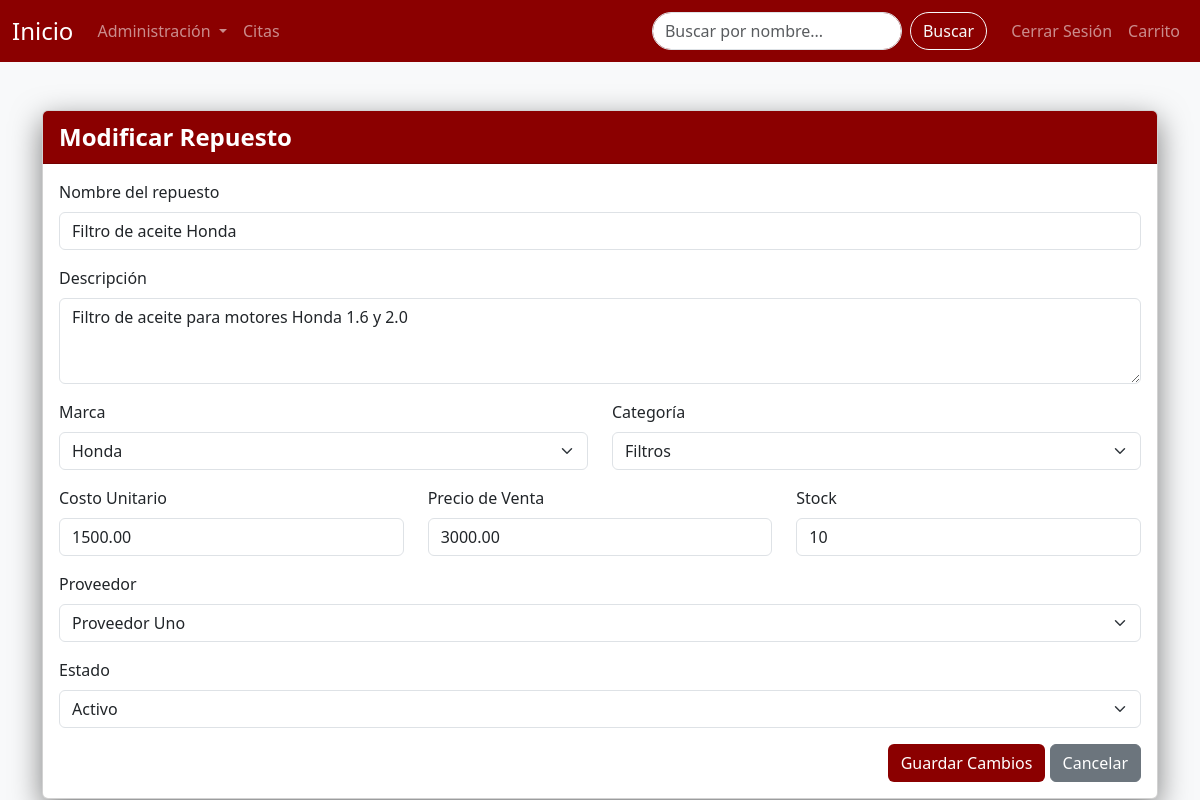
The app's page /view/Administracion/Repuestos/modificarRepuesto.php?id_producto=1 (signed in) with its own data.
### tables this page shows
CREATE TABLE PRODUCTOS (
    id_producto INT AUTO_INCREMENT PRIMARY KEY,
    nombre VARCHAR(255) NOT NULL,
    descripcion TEXT,
    marca VARCHAR(100),
    costo_unitario DECIMAL(10, 2),
    precio_venta DECIMAL(10, 2),
    estado BIT DEFAULT 1,
    stock INT DEFAULT 0,
    id_proveedor INT DEFAULT NULL,
    id_categoria INT DEFAULT NULL,
    FOREIGN KEY (id_proveedor) REFERENCES PROVEEDORES(id_proveedor) ON DELETE SET NULL,
    FOREIGN KEY (id_categoria) REFERENCES CATEGORIAS(id_categoria) ON DELETE SET NULL
);

### view/Administracion/Repuestos/modificarRepuesto.php (the view, shortened to what this page needs)
<!DOCTYPE html>
<?php
$mysqli2 = abrirConexion();
$id = isset($_GET['id_producto']) ? intval($_GET['id_producto']) : 0;
$mensajeErrorNombre = "";
$mensajeErrorDescripcion = "";
$mensajeErrorMarca = "";
$mensajeErrorCategoria = "";
$mensajeErrorCosto = "";
$mensajeErrorPrecio = "";
$mensajeErrorEstado = "";
$mensajeErrorProveedor = "";
$mensajeErrorStock = "";
$marcas = ["Honda", "Nissan", "Toyota", "Mazda", "Ford", "Chevrolet", "Kia", "Hyundai",
           "Volkswagen", "Mitsubishi", "Suzuki", "Renault", "Fiat", "Peugeot", "Citroën", "Chery", "Geely"];
$repuestoID = $mysqli2->query("
    SELECT
        P.nombre AS nom,
        P.descripcion AS descri,
        P.marca AS marca,
        P.costo_unitario AS costoU,
        P.precio_venta AS precioVenta,
        P.estado AS estado,
        IFNULL(P.id_proveedor, 0) AS idproveedor,
        IFNULL(P.id_categoria, 0) AS idCategoria,
        IFNULL(PR.nombre, '0') AS proveedor,
        IFNULL(C.nombre, '0') AS categoria,
        IFNULL(P.stock,0) AS stock
    FROM PRODUCTOS P
    LEFT JOIN PROVEEDORES PR ON P.id_proveedor = PR.id_proveedor
    LEFT JOIN CATEGORIAS C ON P.id_categoria = C.id_categoria
    WHERE P.id_producto = $id
")->fetch_assoc();
$nombre = $repuestoID["nom"];
$descripcion = $repuestoID["descri"];
$marca = $repuestoID["marca"];
$categoria = $repuestoID["idCategoria"];
$costoUnitario = $repuestoID["costoU"];
$precioVenta = $repuestoID["precioVenta"];
$estado = ($repuestoID["estado"] == 1) ? "Activo" : "Inactivo";
$proveedor = $repuestoID["idproveedor"];
$stock = $repuestoID["stock"];
$proveedores = [];
$resultado1 = $mysqli2->query("SELECT id_proveedor, nombre FROM PROVEEDORES WHERE estado = 1");
while ($row = $resultado1->fetch_assoc()) {
    $proveedores[$row['id_proveedor']] = $row['nombre'];
}
$categorias = [];
$resultado2 = $mysqli2->query("SELECT id_categoria, nombre FROM CATEGORIAS WHERE estado = 1");
while ($row = $resultado2->fetch_assoc()) {
    $categorias[$row['id_categoria']] = $row['nombre'];
}
$enviado = isset($_POST['submitModificarRepuesto']);
?>
<html lang="es">
<head>
<link href="https://cdn.jsdelivr.net/npm/bootstrap@5.3.7/dist/css/bootstrap.min.css" rel="stylesheet">
<link rel="stylesheet" href="https://cdnjs.cloudflare.com/ajax/libs/font-awesome/6.0.0-beta3/css/all.min.css">
</head>
<body class="bg-light">
<?php include '../../componentes/navbar.php'; ?>
<div class="container mt-5">
    <div class="card card-sombra">
        <div class="card-header card-header-custom">Modificar Repuesto</div>
        <div class="card-body">
            <form method="POST">
                <div class="mb-3">
                    <label class="form-label">Nombre del repuesto</label>
                    <input type="text" class="form-control <?= ($enviado && !empty($mensajeErrorNombre)) ? 'is-invalid' : '' ?>" name="nombreRepuesto" value="<?= htmlspecialchars($nombre) ?>">
                </div>
                <div class="mb-3">
                    <label class="form-label">Descripción</label>
                    <textarea class="form-control <?= ($enviado && !empty($mensajeErrorDescripcion)) ? 'is-invalid' : '' ?>" name="descripcionRepuesto" rows="3"><?= htmlspecialchars($descripcion) ?></textarea>
                </div>
                <div class="row">
                    <div class="col-md-6 mb-3">
                        <label class="form-label">Marca</label>
                        <select class="form-select <?= ($enviado && !empty($mensajeErrorMarca)) ? 'is-invalid' : '' ?>" name="marcaRepuesto">
                            <?php foreach($marcas as $m): ?>
                                <option value="<?= $m ?>" <?= ($marca === $m) ? 'selected' : '' ?>><?= $m ?></option>
                            <?php endforeach; ?>
                        </select>
                    </div>
                    <div class="col-md-6 mb-3">
                        <label class="form-label">Categoría</label>
                        <select class="form-select <?= ($enviado && !empty($mensajeErrorCategoria)) ? 'is-invalid' : '' ?>" name="categoria">
                            <?php foreach($categorias as $idCat => $nombreCat): ?>
                                <option value="<?= $idCat ?>" <?= ($categoria == $idCat) ? 'selected' : '' ?>><?= $nombreCat ?></option>
                            <?php endforeach; ?>
                        </select>
                    </div>
                </div>
                <div class="row">
                    <div class="col-md-4 mb-3">
                        <label class="form-label">Costo Unitario</label>
                        <input type="number" step="0.01" class="form-control <?= ($enviado && !empty($mensajeErrorCosto)) ? 'is-invalid' : '' ?>" name="costoUnitario" value="<?= htmlspecialchars($costoUnitario) ?>">
                    </div>
                    <div class="col-md-4 mb-3">
                        <label class="form-label">Precio de Venta</label>
                        <input type="number" step="0.01" class="form-control <?= ($enviado && !empty($mensajeErrorPrecio)) ? 'is-invalid' : '' ?>" name="precioVenta" value="<?= htmlspecialchars($precioVenta) ?>">
                    </div>
                    <div class="col-md-4 mb-3">
                        <label class="form-label">Stock</label>
                        <input type="number" class="form-control <?= ($enviado && !empty($mensajeErrorStock)) ? 'is-invalid' : '' ?>" name="stock" value="<?= htmlspecialchars($stock) ?>">
                    </div>
                </div>
                <div class="mb-3">
                    <label class="form-label">Proveedor</label>
                    <select class="form-select <?= ($enviado && !empty($mensajeErrorProveedor)) ? 'is-invalid' : '' ?>" name="proveedor">
                        <?php foreach($proveedores as $idProv => $nombreProv): ?>
                            <option value="<?= $idProv ?>" <?= ($proveedor == $idProv) ? 'selected' : '' ?>><?= $nombreProv ?></option>
                        <?php endforeach; ?>
                    </select>
                </div>
                <div class="mb-3">
                    <label class="form-label">Estado</label>
                    <select class="form-select <?= ($enviado && !empty($mensajeErrorEstado)) ? 'is-invalid' : '' ?>" name="estadoRepuesto">
                        <option value="Activo" <?= ($estado === 'Activo') ? 'selected' : '' ?>>Activo</option>
                    </select>
                </div>
                <div class="text-end">
                    <button type="submit" class="btn btn-custom" name="submitModificarRepuesto">Guardar Cambios</button>
                    <a href="/sc502-2c2025-grupo2/view/Administracion/Repuestos/repuestos.php" class="btn btn-secondary">Cancelar</a>
                </div>
            </form>
        </div>
    </div>
</div>
</body>
</html>

### view/Administracion/Repuestos/modificarRepuesto.php (style rules this page uses)
.card-sombra { box-shadow: 0 10px 30px rgba(0,0,0,0.5); }
.card-header-custom { background-color: #8B0000; color: white; font-size: 1.5rem; font-weight: bold; }
.btn-custom { background-color: #8B0000; color: #fff; }

### records on screen
productos: nombreRepuesto "Filtro de aceite Honda", descripcionRepuesto "Filtro de aceite para motores Honda 1.6 y 2.0", marcaRepuesto "Honda", costoUnitario "1500.00", precioVenta "3000.00", estadoRepuesto "Activo"

### other values on screen
form field categoria "Filtros"
form field proveedor "Proveedor Uno"
